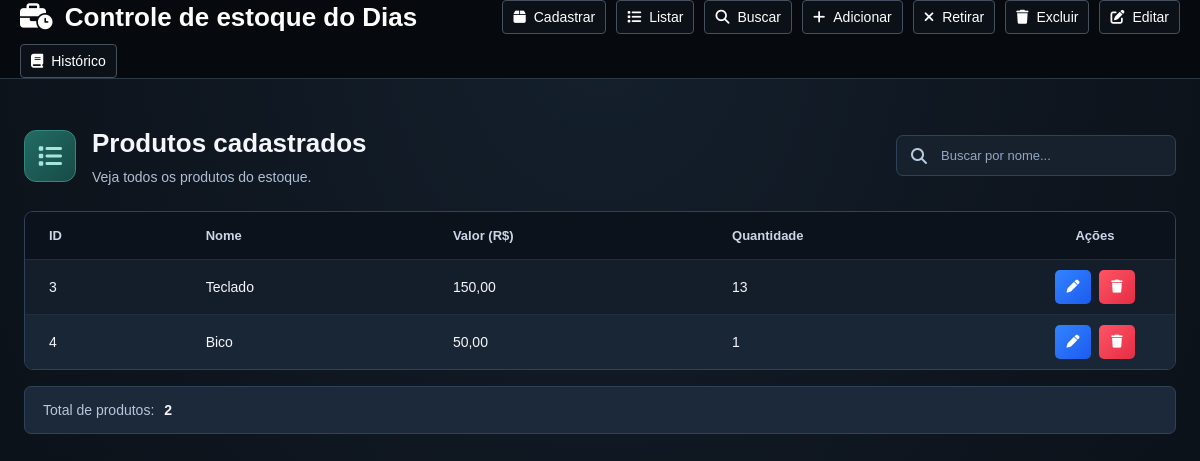
Screenshot of /listar with the database file from the repository.
### tables this page shows
CREATE TABLE produtos(
id INTEGER PRIMARY KEY AUTOINCREMENT ,
nome TEXT NOT NULL,
valor REAL NOT NULL,
quantidade INTEGER NOT NULL);

### app.py (the view)
@app.route('/listar')
def listar_produtos():
    produtos = buscar_todos_produtos()
    return render_template("listar.html", produtos = produtos)

### banco.py (called while the page is built)
def buscar_todos_produtos():
    conexao = None
    try:
        with sqlite3.connect("estoque.db") as conexao:
            cursor = conexao.cursor()
            cursor.execute("SELECT * FROM produtos")
            info = cursor.fetchall()
        return info
    except sqlite3.Error as erro:
        print(f"Erro ao buscar produto {erro}")
        return False
    finally:
        if conexao is not None:
            conexao.close()

### templates/listar.html (shortened to what this page needs)
{% extends "base.html" %}
{% block css %}
<link rel="stylesheet" href="{{ url_for('static', filename='listar.css') }}">
{% endblock %}
    {% block conteudo %}
    <main class="listagem">
        <header class="listagem-cabecalho">
            <span class="listagem-icone" aria-hidden="true"><i class="fa-solid fa-list"></i></span>
            <div>
                <h1>Produtos cadastrados</h1>
                <p>Veja todos os produtos do estoque.</p>
            </div>
            <label class="busca">
                <i class="fa-solid fa-magnifying-glass" aria-hidden="true"></i>
                <input type="search" id="busca-nome" placeholder="Buscar por nome..." aria-label="Buscar produto por nome">
            </label>
        </header>
        <div class="tabela-container">
            <table>
                <thead>
                    <tr><th scope="col">ID</th><th scope="col">Nome</th><th scope="col">Valor (R$)</th><th scope="col">Quantidade</th><th scope="col" class="coluna-acoes">Ações</th></tr>
                </thead>
                <tbody>
                    {% for produto in produtos %}
                    <tr data-produto>
                        <td>{{ produto[0] }}</td>
                        <td data-nome>{{ produto[1] }}</td>
                        <td>{{ '%.2f'|format(produto[2])|replace('.', ',') }}</td>
                        <td>{{ produto[3] }}</td>
                        <td class="coluna-acoes">
                            <div class="acoes-produto">
                                <a class="botao-acao editar" href="{{ url_for('editar', id_produto=produto[0]) }}" aria-label="Editar {{ produto[1] }}" title="Editar produto"><i class="fa-solid fa-pen" aria-hidden="true"></i></a>
                                <a class="botao-acao excluir" href="{{ url_for('excluir', id_produto=produto[0]) }}" aria-label="Excluir {{ produto[1] }}" title="Abrir exclusão do produto"><i class="fa-solid fa-trash" aria-hidden="true"></i></a>
                            </div>
                        </td>
                    </tr>
                    {% endfor %}
                </tbody>
            </table>
        </div>
        <footer class="listagem-total" aria-live="polite">Total de produtos: <strong id="total-produtos">{{ produtos|length }}</strong></footer>
    </main>
    {% endblock %}

### static/base.css (style rules this page uses)
body { margin:0 }

### static/listar.css (style rules this page uses)
body { margin: 0; min-height: 100vh; background: radial-gradient(ellipse at top, #14202d, #0e151e 55%, #0b1016); color: #f4f6fa; font-family: Arial, Helvetica, sans-serif; }
.listagem { box-sizing: border-box; width: min(1200px, calc(100% - 48px)); margin: 48px auto 32px; }
.listagem-cabecalho { display: flex; align-items: center; gap: 16px; margin-bottom: 26px; }
.listagem-icone { display: flex; flex-shrink: 0; width: 50px; height: 50px; align-items: center; justify-content: center; border: 1px solid #34877f; border-radius: 12px; background: linear-gradient(135deg, #226b64, #174b47); color: #a5e6db; font-size: 24px; }
.listagem h1 { margin: 0 0 8px; font-size: 26px; line-height: 1.3; }
.listagem-cabecalho p { margin: 0; color: #aebed5; font-size: 14px; }
.busca { display: flex; box-sizing: border-box; align-items: center; gap: 12px; width: 280px; margin-left: auto; padding: 11px 14px; border: 1px solid #30425a; border-radius: 7px; background: #17212e; color: #bacbe0; }
.busca input { width: 100%; min-width: 0; border: 0; outline: none; background: transparent; color: #f4f6fa; font: inherit; font-size: 13px; color-scheme: dark; }
.busca input::placeholder { color: #94a7c1; }
.tabela-container { overflow-x: auto; border: 1px solid #30425a; border-radius: 9px; }
.listagem table { width: 100%; min-width: 580px; border-collapse: collapse; text-align: left; font-size: 14px; }
.listagem th { padding: 16px 24px; background: #0c121b; color: #cbd7e8; font-size: 13px; font-weight: 600; }
.listagem td { padding: 10px 24px; border-top: 1px solid #202e40; }
.listagem tbody tr:nth-child(odd) { background: #141e2b; }
.listagem tbody tr:nth-child(even) { background: #192635; }
.coluna-acoes { width: 112px; text-align: center; }
.acoes-produto { display: flex; justify-content: center; gap: 8px; }
.botao-acao { display: inline-flex; width: 36px; height: 34px; align-items: center; justify-content: center; border-radius: 5px; color: white; text-decoration: none; font-size: 13px; }
.botao-acao.editar { background: linear-gradient(135deg, #3284ff, #1c5bef); }
.botao-acao.excluir { background: linear-gradient(135deg, #ff5465, #e42d44); }
.listagem-total { margin-top: 16px; padding: 15px 18px; border: 1px solid #30425a; border-radius: 7px; background: #1c293a; color: #b6c6dc; font-size: 14px; }
.listagem-total strong { margin-left: 6px; color: #f4f6fa; }

### rows the page displays
produtos: id "3", nome "Teclado", valor "150,00", quantidade "13"
produtos: id "4", nome "Bico", valor "50,00", quantidade "1"

### other values shown
{{ produtos|length }} "2"
